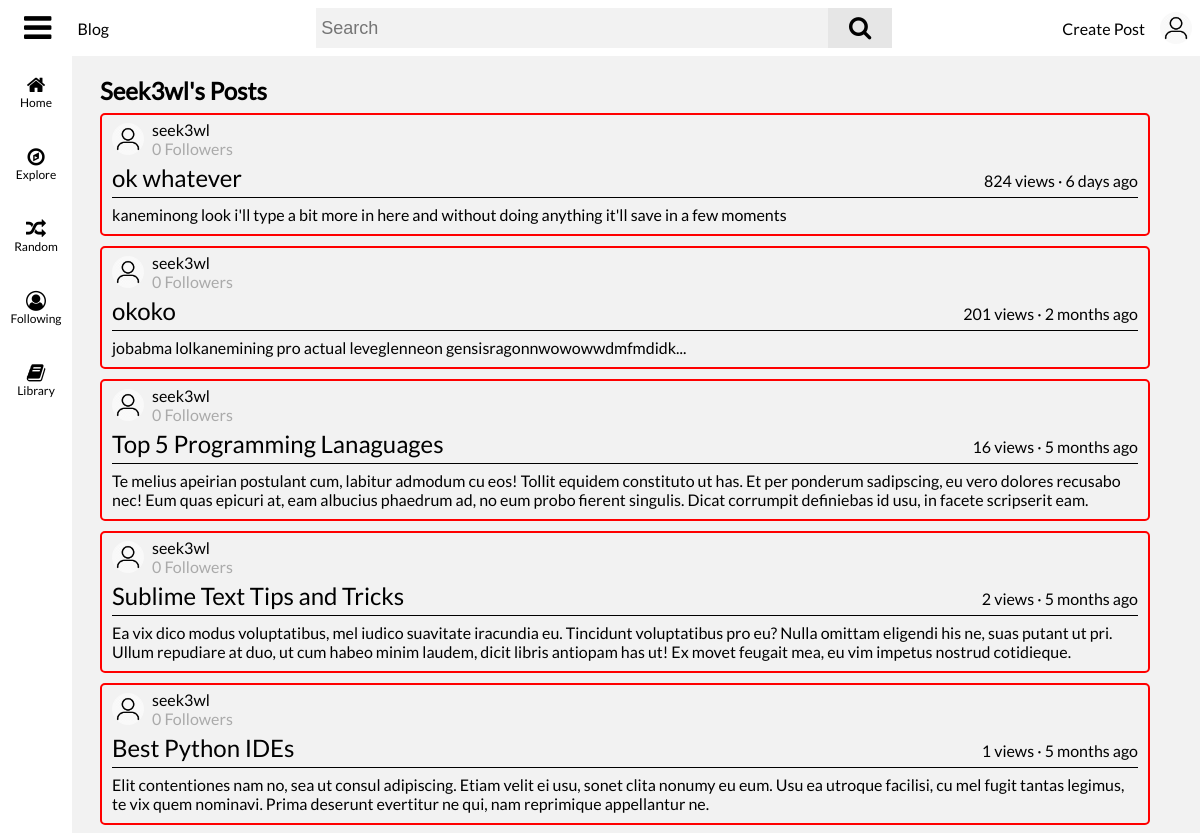
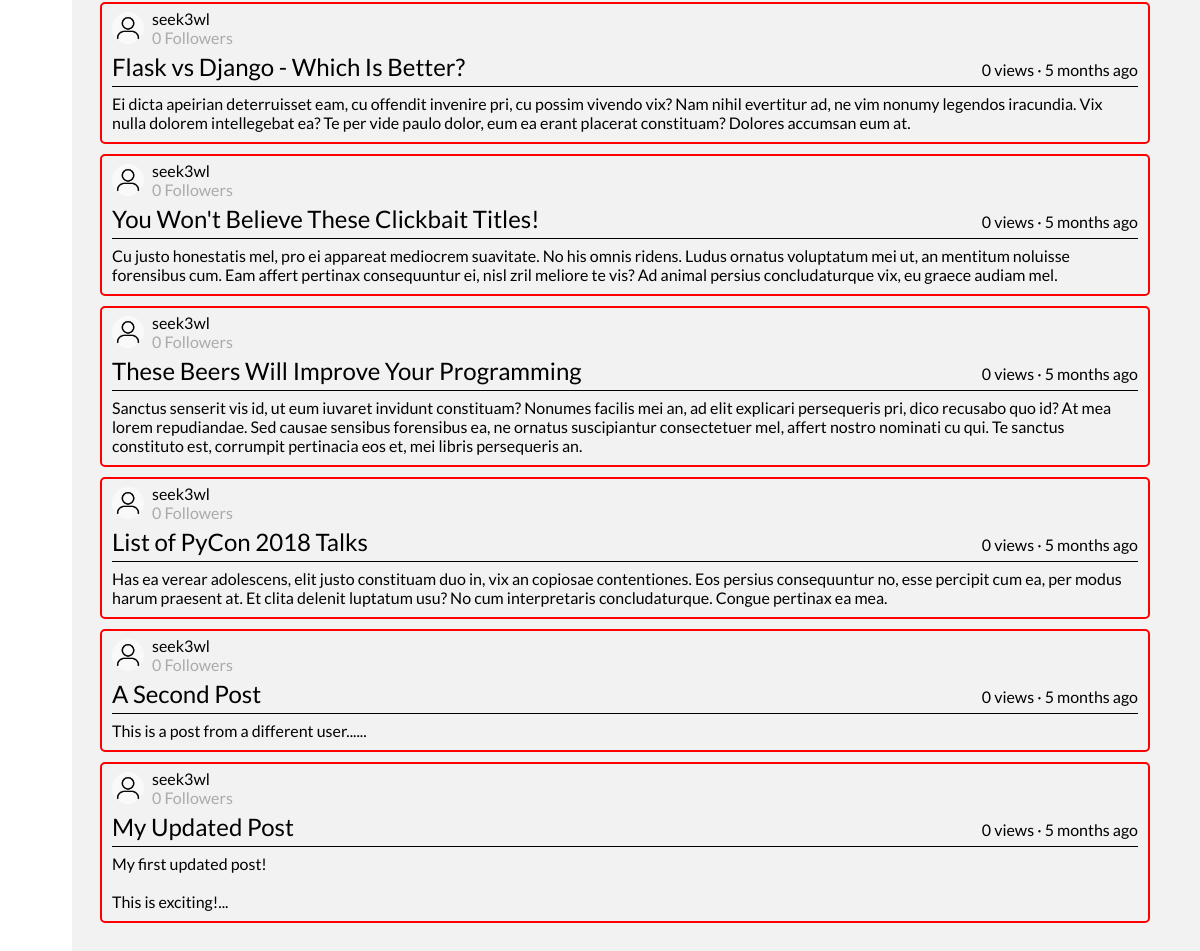
Screenshot of /explore?c=seek3wl (signed in) with the database file from the repository (2 pictures, top to bottom).
### flaskblog/models.py (models this page shows, shortened)
class Post(db.Model):
	id = db.Column(db.Integer, primary_key=True)
	user_id = db.Column(db.Integer, db.ForeignKey('user.id'), nullable=False)
	title = db.Column(db.String(100), nullable=False)
	date_posted = db.Column(db.DateTime, nullable=False, default=datetime.utcnow)
	content = db.Column(db.Text, nullable=False)
	views = db.Column(db.Integer, nullable=False, default=0)
	likes = db.Column(db.Integer, nullable=False, default=0)
	comments = db.relationship('Comment', backref='parent', lazy=True)
	tags = db.relationship('Tag', secondary=post_tag_cat, backref='posts_tagged')
	def date_posted_ago(self):
		date_posted = getattr(self, 'date_posted')
		return get_duration(date_posted)

class User(db.Model, UserMixin):
	id = db.Column(db.Integer, primary_key=True)
	username = db.Column(db.String(16), unique=True, nullable=False)
	email = db.Column(db.String(120), unique=True, nullable=False)
	image_file = db.Column(db.String(20), nullable=False, default='default.jpg')
	banner_image = db.Column(db.String(20), nullable=False, default='default_banner.jpg')
	description = db.Column(db.String(120), nullable=True)
	password = db.Column(db.String(60), nullable=False)
	security_question = db.Column(db.String(120), nullable=True)
	security_question_answer = db.Column(db.String(120), nullable=True)
	date_joined = db.Column(db.DateTime, default=datetime.utcnow, nullable=False)
	following = db.relationship('User', secondary=user_user_follow,
								primaryjoin=id == user_user_follow.c.follower_user_id,
								secondaryjoin=id == user_user_follow.c.following_user_id,
								backref='followers')
	media_uploads = db.relationship('Media', backref='uploader', lazy=True)
	posts_cached = db.relationship('PostCache', backref='cache_author', lazy=True)
	posts = db.relationship('Post', backref='author', lazy=True)
	posts_viewed = db.relationship('Post', secondary=user_post_view, backref='viewers')
	posts_liked = db.relationship('Post', secondary=user_post_like, backref='post_likers')
	posts_disliked = db.relationship('Post', secondary=user_post_dislike, backref='post_dislikers')
	featured_post_id = db.Column(db.Integer, nullable=True)
	comments = db.relationship('Comment', backref='author', lazy=True)
	comments_liked = db.relationship('Comment', secondary=user_comment_like, backref='comment_likers')
	comments_disliked = db.relationship('Comment', secondary=user_comment_dislike, backref='comment_dislikers')
	collections = db.relationship('Collection', backref='author', lazy=True)

### flaskblog/main/routes.py (the view, shortened to what this page needs)
@main.route('/explore')
def explore():
	explore_option = request.args.get('c')
	if explore_option == 'trending':
		trending_posts = Post.query.order_by(Post.views.desc()).limit(50).all()
		limit_content = {}
		for post in trending_posts:
			splinted = re.split('{{|}}', post.content)
			for i, splint in enumerate(splinted):
				if splint == '':
					splinted.pop(i)
				elif '*/#|>' in splint:
					splinted.pop(i)
			if len(splinted[0].split()) > 17:
				limit_content[post.id] = splinted[0].split('\n')[0]
			else:
				limit_content[post.id] = splinted[0] + '...'
		return render_template('/explore/trending.html', title='Trending', trending_posts=trending_posts,
							   limit_content=limit_content)
	elif explore_option == 'seek3wl':
		seek3wl = User.query.filter_by(username='seek3wl').first()
		seek3wl_posts = Post.query.filter_by(user_id=seek3wl.id).order_by(Post.date_posted.desc()).all()
		limit_content = {}
		for post in seek3wl_posts:
			splinted = re.split('{{|}}', post.content)
			for i, splint in enumerate(splinted):
				if splint == '':
					splinted.pop(i)
				elif '*/#|>' in splint:
					splinted.pop(i)
			if len(splinted[0].split()) > 17:
				limit_content[post.id] = splinted[0].split('\n')[0]
			else:
				limit_content[post.id] = splinted[0] + '...'
		return render_template('/explore/seek3wl.html', title='Seek3wl', seek3wl_posts=seek3wl_posts,
							   limit_content=limit_content)
	elif explore_option == 'osu-mania':
		return render_template('/explore/osu_mania.html', title='Osu Mania')

### flaskblog/main/forms.py
class SearchForm(FlaskForm):
    searched = SearchField(validators=[DataRequired()])

### flaskblog/main/routes.py (called while the page is built)
@main.app_context_processor
def inject_template_globals():
	if current_user.is_authenticated:
		image_file_2 = current_user.image_file
	else:
		image_file_2 = 'default.jpg'
	has_post_cache = False
	if current_user.is_authenticated:
		if PostCache.query.filter_by(user_id=current_user.id):
			has_post_cache = True
	return dict(image_file=url_for('static', filename=f'images/profile_pics/{image_file_2}'), SearchForm=SearchForm(),
				has_post_cache=has_post_cache)

### flaskblog/models.py (called while the page is built)
@login_manager.user_loader
def load_user(user_id):
	return User.query.get(user_id)

### flaskblog/templates/explore/seek3wl.html
{% extends 'base.html' %}
{% block body %}
	<div id="main-body">
		<div class="explore-header">
			<h2>Seek3wl's Posts</h2>
		</div>
		{% for post in seek3wl_posts %}
			<article class="post-container">
				<div class="post-header">
					<a href="{{ url_for('users.user_page', username=post.author.username) }}">
						<img class="post-user-img" height="32" width="32" draggable="false" src="{{ url_for('static', filename='images/profile_pics/' + post.author.image_file) }}">
					</a>
					<div class="post-header-info">
						<a href="{{ url_for('users.user_page', username=post.author.username) }}">
							{{ post.author.username }}
						</a>
						<span>{{ length(post.author.followers) }} Followers</span>
					</div>
				</div>
				<div class="post-title">
					<a href="{{ url_for('posts.post', post_id=post.id) }}">{{ post.title }}</a>
					{{ post.views }} views · {{ post.date_posted_ago() }}
				</div>
				<p class="post-content">{{ limit_content[post.id] }}</p>
			</article>
		{% endfor %}
	</div>
{% endblock %}

### flaskblog/static/main.css (style rules this page uses)
[data-theme="light"] { --primary-color: #f2f2f2; --secondary-color: #f00; --primary-color-header: #fff; --secondary-color-header: #000; --search-box: #f2f2f2; --search-box-icon: #e6e6e6; --side-menu-color: #e6e6e6; --primary-text: #000; --primary-icon: #000; }
body { margin: 0; padding: 0; background-color: var(--primary-color); font-family: 'Lato', sans-serif; }
p, h1, h2, h3, h4, h5, h6, span { color: var(--primary-text); margin: 0px; padding: 0px; }
a { color: #3ea6ff margin: 0; padding: 0; }
#main-body { display: flex; flex-direction: column; padding: 76px 50px 20px 100px; }
.post-container { display: flex; flex-direction: column; color: var(--primary-text); padding-top: 5px; padding-left: 10px; padding-right: 10px; margin-bottom: 10px; border-radius: 5px; border: 2px solid var(--secondary-color); }
.post-header { display: flex; align-items: center; }
.post-header > a { display: inline-flex; }
.post-user-img { border-radius: 50px; }
.post-header-info { display: flex; flex-direction: column; padding-left: 8px; }
.post-header-info a { color: var(--primary-text); text-decoration: none; }
.post-header-info span { color: #aaa; }
.post-title { display: flex; align-items: baseline; justify-content: space-between; border-bottom: 1px solid var(--primary-text); }
.post-title a { color: var(--primary-text); font-size: 24px; text-decoration: none; margin-top: 5px; margin-bottom: 5px; }
.post-content { color: var(--primary-text); white-space: pre-line; margin-top: 7px; margin-bottom: 10px; }
.explore-header { color: #fff; margin-bottom: 8px; }

### rows the page displays
Post: image_file (placeholder picture), author.username "seek3wl", likes "0", title "ok whatever", views "824", date_posted_ago "6 days ago", limit_content "kaneminong look i'll type a bit more in here and without doing anything it'll save in a few moments"
Post: image_file (placeholder picture), author.username "seek3wl", likes "0", title "okoko", views "201", date_posted_ago "2 months ago", limit_content "jobabma lolkanemining pro actual leveglenneon gensisragonnwowowwdmfmdidk..."
Post: image_file (placeholder picture), author.username "seek3wl", likes "0", title "Top 5 Programming Lanaguages", views "16", date_posted_ago "5 months ago", limit_content "Te melius apeirian postulant cum, labitur admodum cu eos! Tollit equidem constituto ut has. Et per ponderum sadipscing, eu vero dolores recusabo nec! Eum quas epicuri at, eam albucius phaedrum ad, no eum probo fierent singulis. Dicat corrumpit definiebas id usu, in facete scripserit eam."
Post: image_file (placeholder picture), author.username "seek3wl", likes "0", title "Sublime Text Tips and Tricks", views "2", date_posted_ago "5 months ago", limit_content "Ea vix dico modus voluptatibus, mel iudico suavitate iracundia eu. Tincidunt voluptatibus pro eu? Nulla omittam eligendi his ne, suas putant ut pri. Ullum repudiare at duo, ut cum habeo minim laudem, dicit libris antiopam has ut! Ex movet feugait mea, eu vim impetus nostrud cotidieque."
Post: image_file (placeholder picture), author.username "seek3wl", likes "0", title "Best Python IDEs", views "1", date_posted_ago "5 months ago", content "Elit contentiones nam no, sea ut consul adipiscing. Etiam velit ei usu, sonet clita nonumy eu eum. Usu ea utroque facilisi, cu mel fugit tantas legimus, te vix quem nominavi. Prima deserunt evertitur ne qui, nam reprimique appellantur ne."
Post: image_file (placeholder picture), author.username "seek3wl", length "0", title "Flask vs Django - Which Is Better?", views "0", date_posted_ago "5 months ago", limit_content "Ei dicta apeirian deterruisset eam, cu offendit invenire pri, cu possim vivendo vix? Nam nihil evertitur ad, ne vim nonumy legendos iracundia. Vix nulla dolorem intellegebat ea? Te per vide paulo dolor, eum ea erant placerat constituam? Dolores accumsan eum at."
Post: image_file (placeholder picture), author.username "seek3wl", length "0", title "You Won't Believe These Clickbait Titles!", views "0", date_posted_ago "5 months ago", limit_content "Cu justo honestatis mel, pro ei appareat mediocrem suavitate. No his omnis ridens. Ludus ornatus voluptatum mei ut, an mentitum noluisse forensibus cum. Eam affert pertinax consequuntur ei, nisl zril meliore te vis? Ad animal persius concludaturque vix, eu graece audiam mel."
Post: image_file (placeholder picture), author.username "seek3wl", length "0", title "These Beers Will Improve Your Programming", views "0", date_posted_ago "5 months ago", limit_content "Sanctus senserit vis id, ut eum iuvaret invidunt constituam? Nonumes facilis mei an, ad elit explicari persequeris pri, dico recusabo quo id? At mea lorem repudiandae. Sed causae sensibus forensibus ea, ne ornatus suscipiantur consectetuer mel, affert nostro nominati cu qui. Te sanctus constituto est, corrumpit pertinacia eos et, mei libris persequeris an."
Post: image_file (placeholder picture), author.username "seek3wl", length "0", title "List of PyCon 2018 Talks", views "0", date_posted_ago "5 months ago", limit_content "Has ea verear adolescens, elit justo constituam duo in, vix an copiosae contentiones. Eos persius consequuntur no, esse percipit cum ea, per modus harum praesent at. Et clita delenit luptatum usu? No cum interpretaris concludaturque. Congue pertinax ea mea."
Post: image_file (placeholder picture), author.username "seek3wl", length "0", title "A Second Post", views "0", date_posted_ago "5 months ago", limit_content "This is a post from a different user......"
Post: image_file (placeholder picture), author.username "seek3wl", length "0", title "My Updated Post", views "0", date_posted_ago "5 months ago", limit_content "My first updated post! This is exciting!..."
